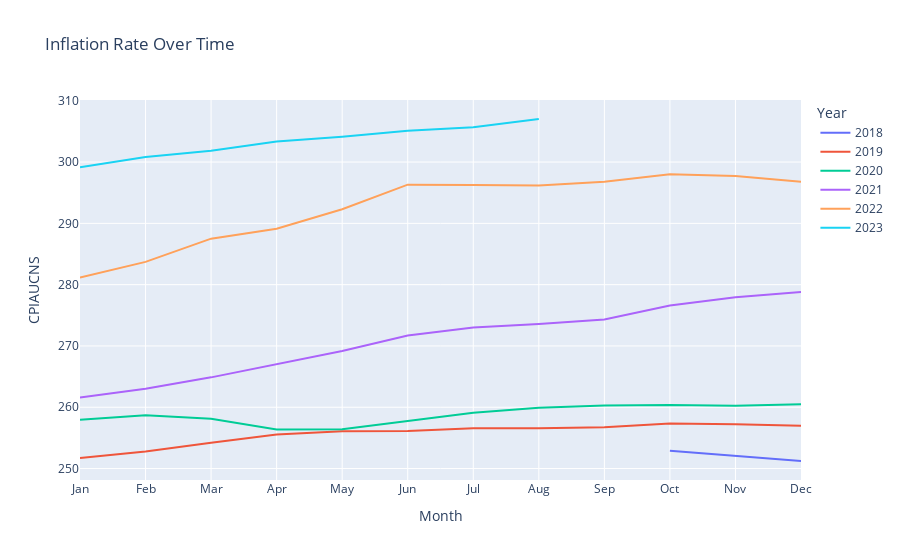

The cell this chart's notebook holds for it:
### Code cell
# Extracting month and year from the index for inflation data
inflation_data['Month'] = inflation_data.index.month
inflation_data['Year'] = inflation_data.index.year

# Resetting index for plotting
inflation_data_reset = inflation_data.reset_index(drop=True)

# Creating the plot with the same settings as the unemployment rate plot
fig_inflation = px.line(inflation_data_reset, x='Month', y='CPIAUCNS', color='Year', title='Inflation Rate by Month and Year')

# Updating x-axis to show only months
fig_inflation.update_xaxes(
    tickmode='array',
    tickvals=list(range(1, 13)),
    ticktext=['Jan', 'Feb', 'Mar', 'Apr', 'May', 'Jun', 'Jul', 'Aug', 'Sep', 'Oct', 'Nov', 'Dec']
)

fig_inflation.show()

### Figure 1 — Plotly figure (JSON) as saved in the notebook; plotly's stock layout.template omitted (floating-point values rounded to 4 significant figures)
{"data": [{"hovertemplate": "Year=2018<br>Month=%{x}<br>CPIAUCNS=%{y}<extra></extra>", "legendgroup": "2018", "line": {"color": "#636efa", "dash": "solid"}, "marker": {"symbol": "circle"}, "mode": "lines", "name": "2018", "orientation": "v", "showlegend": true, "type": "scatter", "x": [10, 11, 12], "xaxis": "x", "y": [252.9, 252.0, 251.2], "yaxis": "y"}, {"hovertemplate": "Year=2019<br>Month=%{x}<br>CPIAUCNS=%{y}<extra></extra>", "legendgroup": "2019", "line": {"color": "#EF553B", "dash": "solid"}, "marker": {"symbol": "circle"}, "mode": "lines", "name": "2019", "orientation": "v", "showlegend": true, "type": "scatter", "x": [1, 2, 3, 4, 5, 6, 7, 8, 9, 10, 11, 12], "xaxis": "x", "y": [251.7, 252.8, 254.2, 255.5, 256.1, 256.1, 256.6, 256.6, 256.8, 257.3, 257.2, 257.0], "yaxis": "y"}, {"hovertemplate": "Year=2020<br>Month=%{x}<br>CPIAUCNS=%{y}<extra></extra>", "legendgroup": "2020", "line": {"color": "#00cc96", "dash": "solid"}, "marker": {"symbol": "circle"}, "mode": "lines", "name": "2020", "orientation": "v", "showlegend": true, "type": "scatter", "x": [1, 2, 3, 4, 5, 6, 7, 8, 9, 10, 11, 12], "xaxis": "x", "y": [258.0, 258.7, 258.1, 256.4, 256.4, 257.8, 259.1, 259.9, 260.3, 260.4, 260.2, 260.5], "yaxis": "y"}, {"hovertemplate": "Year=2021<br>Month=%{x}<br>CPIAUCNS=%{y}<extra></extra>", "legendgroup": "2021", "line": {"color": "#ab63fa", "dash": "solid"}, "marker": {"symbol": "circle"}, "mode": "lines", "name": "2021", "orientation": "v", "showlegend": true, "type": "scatter", "x": [1, 2, 3, 4, 5, 6, 7, 8, 9, 10, 11, 12], "xaxis": "x", "y": [261.6, 263.0, 264.9, 267.1, 269.2, 271.7, 273.0, 273.6, 274.3, 276.6, 277.9, 278.8], "yaxis": "y"}, {"hovertemplate": "Year=2022<br>Month=%{x}<br>CPIAUCNS=%{y}<extra></extra>", "legendgroup": "2022", "line": {"color": "#FFA15A", "dash": "solid"}, "marker": {"symbol": "circle"}, "mode": "lines", "name": "2022", "orientation": "v", "showlegend": true, "type": "scatter", "x": [1, 2, 3, 4, 5, 6, 7, 8, 9, 10, 11, 12], "xaxis": "x", "y": [281.1, 283.7, 287.5, 289.1, 292.3, 296.3, 296.3, 296.2, 296.8, 298.0, 297.7, 296.8], "yaxis": "y"}, {"hovertemplate": "Year=2023<br>Month=%{x}<br>CPIAUCNS=%{y}<extra></extra>", "legendgroup": "2023", "line": {"color": "#19d3f3", "dash": "solid"}, "marker": {"symbol": "circle"}, "mode": "lines", "name": "2023", "orientation": "v", "showlegend": true, "type": "scatter", "x": [1, 2, 3, 4, 5, 6, 7, 8], "xaxis": "x", "y": [299.2, 300.8, 301.8, 303.4, 304.1, 305.1, 305.7, 307.0], "yaxis": "y"}], "layout": {"legend": {"title": {"text": "Year"}, "tracegroupgap": 0}, "title": {"text": "Inflation Rate Over Time"}, "xaxis": {"anchor": "y", "domain": [0, 1], "tickmode": "array", "ticktext": ["Jan", "Feb", "Mar", "Apr", "May", "Jun", "Jul", "Aug", "Sep", "Oct", "Nov", "Dec"], "tickvals": [1, 2, 3, 4, 5, 6, 7, 8, 9, 10, 11, 12], "title": {"text": "Month"}}, "yaxis": {"anchor": "x", "domain": [0, 1], "title": {"text": "CPIAUCNS"}}}}
